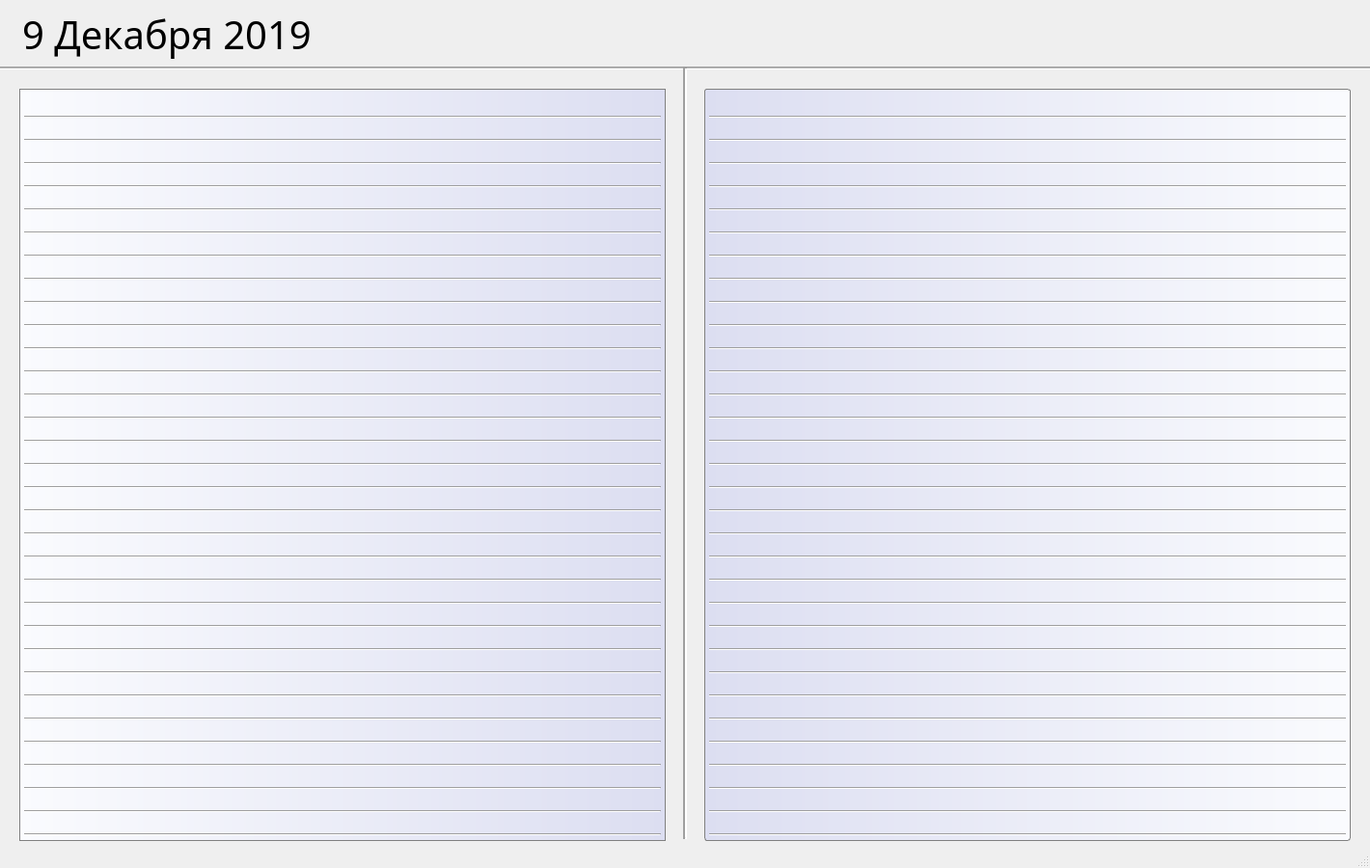
<?xml version="1.0" encoding="UTF-8"?>
<ui version="4.0">
 <class>Dairy</class>
 <widget class="QMainWindow" name="Dairy">
  <property name="geometry">
   <rect>
    <x>0</x>
    <y>0</y>
    <width>1420</width>
    <height>900</height>
   </rect>
  </property>
  <property name="windowTitle">
   <string>Дневник</string>
  </property>
  <property name="windowIcon">
   <iconset>
    <normalon>:/icons/img/icon_dairy5.png</normalon>
   </iconset>
  </property>
  <widget class="QWidget" name="centralwidget">
   <widget class="QLabel" name="label">
    <property name="geometry">
     <rect>
      <x>23</x>
      <y>5</y>
      <width>441</width>
      <height>60</height>
     </rect>
    </property>
    <property name="font">
     <font>
      <family>Monotype Corsiva</family>
      <pointsize>30</pointsize>
     </font>
    </property>
    <property name="text">
     <string>9 Декабря 2019</string>
    </property>
   </widget>
   <widget class="Line" name="line">
    <property name="geometry">
     <rect>
      <x>-10</x>
      <y>60</y>
      <width>1440</width>
      <height>20</height>
     </rect>
    </property>
    <property name="midLineWidth">
     <number>1</number>
    </property>
    <property name="orientation">
     <enum>Qt::Horizontal</enum>
    </property>
   </widget>
   <widget class="Line" name="line_2">
    <property name="geometry">
     <rect>
      <x>700</x>
      <y>69</y>
      <width>20</width>
      <height>801</height>
     </rect>
    </property>
    <property name="font">
     <font>
      <stylestrategy>PreferDefault</stylestrategy>
     </font>
    </property>
    <property name="frameShadow">
     <enum>QFrame::Sunken</enum>
    </property>
    <property name="lineWidth">
     <number>2</number>
    </property>
    <property name="midLineWidth">
     <number>0</number>
    </property>
    <property name="orientation">
     <enum>Qt::Vertical</enum>
    </property>
   </widget>
   <widget class="QTextEdit" name="textEdit">
    <property name="geometry">
     <rect>
      <x>20</x>
      <y>92</y>
      <width>670</width>
      <height>780</height>
     </rect>
    </property>
    <property name="palette">
     <palette>
      <active>
       <colorrole role="Button">
        <brush brushstyle="LinearGradientPattern">
         <gradient startx="0.000000000000000" starty="0.000000000000000" endx="1.000000000000000" endy="0.000000000000000" type="LinearGradient" spread="PadSpread" coordinatemode="ObjectBoundingMode">
          <gradientstop position="0.000000000000000">
           <color alpha="255">
            <red>250</red>
            <green>251</green>
            <blue>254</blue>
           </color>
          </gradientstop>
          <gradientstop position="1.000000000000000">
           <color alpha="255">
            <red>220</red>
            <green>222</green>
            <blue>241</blue>
           </color>
          </gradientstop>
         </gradient>
        </brush>
       </colorrole>
       <colorrole role="Base">
        <brush brushstyle="LinearGradientPattern">
         <gradient startx="0.000000000000000" starty="0.000000000000000" endx="1.000000000000000" endy="0.000000000000000" type="LinearGradient" spread="PadSpread" coordinatemode="ObjectBoundingMode">
          <gradientstop position="0.000000000000000">
           <color alpha="255">
            <red>250</red>
            <green>251</green>
            <blue>254</blue>
           </color>
          </gradientstop>
          <gradientstop position="1.000000000000000">
           <color alpha="255">
            <red>220</red>
            <green>222</green>
            <blue>241</blue>
           </color>
          </gradientstop>
         </gradient>
        </brush>
       </colorrole>
       <colorrole role="Window">
        <brush brushstyle="LinearGradientPattern">
         <gradient startx="0.000000000000000" starty="0.000000000000000" endx="1.000000000000000" endy="0.000000000000000" type="LinearGradient" spread="PadSpread" coordinatemode="ObjectBoundingMode">
          <gradientstop position="0.000000000000000">
           <color alpha="255">
            <red>250</red>
            <green>251</green>
            <blue>254</blue>
           </color>
          </gradientstop>
          <gradientstop position="1.000000000000000">
           <color alpha="255">
            <red>220</red>
            <green>222</green>
            <blue>241</blue>
           </color>
          </gradientstop>
         </gradient>
        </brush>
       </colorrole>
      </active>
      <inactive>
       <colorrole role="Button">
        <brush brushstyle="LinearGradientPattern">
         <gradient startx="0.000000000000000" starty="0.000000000000000" endx="1.000000000000000" endy="0.000000000000000" type="LinearGradient" spread="PadSpread" coordinatemode="ObjectBoundingMode">
          <gradientstop position="0.000000000000000">
           <color alpha="255">
            <red>250</red>
            <green>251</green>
            <blue>254</blue>
           </color>
          </gradientstop>
          <gradientstop position="1.000000000000000">
           <color alpha="255">
            <red>220</red>
            <green>222</green>
            <blue>241</blue>
           </color>
          </gradientstop>
         </gradient>
        </brush>
       </colorrole>
       <colorrole role="Base">
        <brush brushstyle="LinearGradientPattern">
         <gradient startx="0.000000000000000" starty="0.000000000000000" endx="1.000000000000000" endy="0.000000000000000" type="LinearGradient" spread="PadSpread" coordinatemode="ObjectBoundingMode">
          <gradientstop position="0.000000000000000">
           <color alpha="255">
            <red>250</red>
            <green>251</green>
            <blue>254</blue>
           </color>
          </gradientstop>
          <gradientstop position="1.000000000000000">
           <color alpha="255">
            <red>220</red>
            <green>222</green>
            <blue>241</blue>
           </color>
          </gradientstop>
         </gradient>
        </brush>
       </colorrole>
       <colorrole role="Window">
        <brush brushstyle="LinearGradientPattern">
         <gradient startx="0.000000000000000" starty="0.000000000000000" endx="1.000000000000000" endy="0.000000000000000" type="LinearGradient" spread="PadSpread" coordinatemode="ObjectBoundingMode">
          <gradientstop position="0.000000000000000">
           <color alpha="255">
            <red>250</red>
            <green>251</green>
            <blue>254</blue>
           </color>
          </gradientstop>
          <gradientstop position="1.000000000000000">
           <color alpha="255">
            <red>220</red>
            <green>222</green>
            <blue>241</blue>
           </color>
          </gradientstop>
         </gradient>
        </brush>
       </colorrole>
      </inactive>
      <disabled>
       <colorrole role="Button">
        <brush brushstyle="LinearGradientPattern">
         <gradient startx="0.000000000000000" starty="0.000000000000000" endx="1.000000000000000" endy="0.000000000000000" type="LinearGradient" spread="PadSpread" coordinatemode="ObjectBoundingMode">
          <gradientstop position="0.000000000000000">
           <color alpha="255">
            <red>250</red>
            <green>251</green>
            <blue>254</blue>
           </color>
          </gradientstop>
          <gradientstop position="1.000000000000000">
           <color alpha="255">
            <red>220</red>
            <green>222</green>
            <blue>241</blue>
           </color>
          </gradientstop>
         </gradient>
        </brush>
       </colorrole>
       <colorrole role="Base">
        <brush brushstyle="LinearGradientPattern">
         <gradient startx="0.000000000000000" starty="0.000000000000000" endx="1.000000000000000" endy="0.000000000000000" type="LinearGradient" spread="PadSpread" coordinatemode="ObjectBoundingMode">
          <gradientstop position="0.000000000000000">
           <color alpha="255">
            <red>250</red>
            <green>251</green>
            <blue>254</blue>
           </color>
          </gradientstop>
          <gradientstop position="1.000000000000000">
           <color alpha="255">
            <red>220</red>
            <green>222</green>
            <blue>241</blue>
           </color>
          </gradientstop>
         </gradient>
        </brush>
       </colorrole>
       <colorrole role="Window">
        <brush brushstyle="LinearGradientPattern">
         <gradient startx="0.000000000000000" starty="0.000000000000000" endx="1.000000000000000" endy="0.000000000000000" type="LinearGradient" spread="PadSpread" coordinatemode="ObjectBoundingMode">
          <gradientstop position="0.000000000000000">
           <color alpha="255">
            <red>250</red>
            <green>251</green>
            <blue>254</blue>
           </color>
          </gradientstop>
          <gradientstop position="1.000000000000000">
           <color alpha="255">
            <red>220</red>
            <green>222</green>
            <blue>241</blue>
           </color>
          </gradientstop>
         </gradient>
        </brush>
       </colorrole>
      </disabled>
     </palette>
    </property>
    <property name="font">
     <font>
      <family>Gabriola</family>
      <pointsize>16</pointsize>
      <italic>false</italic>
      <kerning>true</kerning>
     </font>
    </property>
    <property name="styleSheet">
     <string notr="true">QTextEdit{
	background: qlineargradient(x1: 0, y1: 0, x2: 1, y2: 0,
                                stop: 0 #FAFBFE, stop: 1 #DCDEF1);
	border: 1px solid gray;
}</string>
    </property>
    <property name="placeholderText">
     <string/>
    </property>
   </widget>
   <widget class="QTextEdit" name="textEdit_2">
    <property name="enabled">
     <bool>true</bool>
    </property>
    <property name="geometry">
     <rect>
      <x>730</x>
      <y>92</y>
      <width>670</width>
      <height>780</height>
     </rect>
    </property>
    <property name="sizePolicy">
     <sizepolicy hsizetype="Expanding" vsizetype="Expanding">
      <horstretch>0</horstretch>
      <verstretch>0</verstretch>
     </sizepolicy>
    </property>
    <property name="palette">
     <palette>
      <active>
       <colorrole role="Button">
        <brush brushstyle="LinearGradientPattern">
         <gradient startx="1.000000000000000" starty="0.000000000000000" endx="0.000000000000000" endy="0.000000000000000" type="LinearGradient" spread="PadSpread" coordinatemode="ObjectBoundingMode">
          <gradientstop position="0.000000000000000">
           <color alpha="255">
            <red>250</red>
            <green>251</green>
            <blue>254</blue>
           </color>
          </gradientstop>
          <gradientstop position="1.000000000000000">
           <color alpha="255">
            <red>220</red>
            <green>222</green>
            <blue>241</blue>
           </color>
          </gradientstop>
         </gradient>
        </brush>
       </colorrole>
       <colorrole role="Base">
        <brush brushstyle="LinearGradientPattern">
         <gradient startx="1.000000000000000" starty="0.000000000000000" endx="0.000000000000000" endy="0.000000000000000" type="LinearGradient" spread="PadSpread" coordinatemode="ObjectBoundingMode">
          <gradientstop position="0.000000000000000">
           <color alpha="255">
            <red>250</red>
            <green>251</green>
            <blue>254</blue>
           </color>
          </gradientstop>
          <gradientstop position="1.000000000000000">
           <color alpha="255">
            <red>220</red>
            <green>222</green>
            <blue>241</blue>
           </color>
          </gradientstop>
         </gradient>
        </brush>
       </colorrole>
       <colorrole role="Window">
        <brush brushstyle="LinearGradientPattern">
         <gradient startx="1.000000000000000" starty="0.000000000000000" endx="0.000000000000000" endy="0.000000000000000" type="LinearGradient" spread="PadSpread" coordinatemode="ObjectBoundingMode">
          <gradientstop position="0.000000000000000">
           <color alpha="255">
            <red>250</red>
            <green>251</green>
            <blue>254</blue>
           </color>
          </gradientstop>
          <gradientstop position="1.000000000000000">
           <color alpha="255">
            <red>220</red>
            <green>222</green>
            <blue>241</blue>
           </color>
          </gradientstop>
         </gradient>
        </brush>
       </colorrole>
      </active>
      <inactive>
       <colorrole role="Button">
        <brush brushstyle="LinearGradientPattern">
         <gradient startx="1.000000000000000" starty="0.000000000000000" endx="0.000000000000000" endy="0.000000000000000" type="LinearGradient" spread="PadSpread" coordinatemode="ObjectBoundingMode">
          <gradientstop position="0.000000000000000">
           <color alpha="255">
            <red>250</red>
            <green>251</green>
            <blue>254</blue>
           </color>
          </gradientstop>
          <gradientstop position="1.000000000000000">
           <color alpha="255">
            <red>220</red>
            <green>222</green>
            <blue>241</blue>
           </color>
          </gradientstop>
         </gradient>
        </brush>
       </colorrole>
       <colorrole role="Base">
        <brush brushstyle="LinearGradientPattern">
         <gradient startx="1.000000000000000" starty="0.000000000000000" endx="0.000000000000000" endy="0.000000000000000" type="LinearGradient" spread="PadSpread" coordinatemode="ObjectBoundingMode">
          <gradientstop position="0.000000000000000">
           <color alpha="255">
            <red>250</red>
            <green>251</green>
            <blue>254</blue>
           </color>
          </gradientstop>
          <gradientstop position="1.000000000000000">
           <color alpha="255">
            <red>220</red>
            <green>222</green>
            <blue>241</blue>
           </color>
          </gradientstop>
         </gradient>
        </brush>
       </colorrole>
       <colorrole role="Window">
        <brush brushstyle="LinearGradientPattern">
         <gradient startx="1.000000000000000" starty="0.000000000000000" endx="0.000000000000000" endy="0.000000000000000" type="LinearGradient" spread="PadSpread" coordinatemode="ObjectBoundingMode">
          <gradientstop position="0.000000000000000">
           <color alpha="255">
            <red>250</red>
            <green>251</green>
            <blue>254</blue>
           </color>
          </gradientstop>
          <gradientstop position="1.000000000000000">
           <color alpha="255">
            <red>220</red>
            <green>222</green>
            <blue>241</blue>
           </color>
          </gradientstop>
         </gradient>
        </brush>
       </colorrole>
      </inactive>
      <disabled>
       <colorrole role="Button">
        <brush brushstyle="LinearGradientPattern">
         <gradient startx="1.000000000000000" starty="0.000000000000000" endx="0.000000000000000" endy="0.000000000000000" type="LinearGradient" spread="PadSpread" coordinatemode="ObjectBoundingMode">
          <gradientstop position="0.000000000000000">
           <color alpha="255">
            <red>250</red>
            <green>251</green>
            <blue>254</blue>
           </color>
          </gradientstop>
          <gradientstop position="1.000000000000000">
           <color alpha="255">
            <red>220</red>
            <green>222</green>
            <blue>241</blue>
           </color>
          </gradientstop>
         </gradient>
        </brush>
       </colorrole>
       <colorrole role="Base">
        <brush brushstyle="LinearGradientPattern">
         <gradient startx="1.000000000000000" starty="0.000000000000000" endx="0.000000000000000" endy="0.000000000000000" type="LinearGradient" spread="PadSpread" coordinatemode="ObjectBoundingMode">
          <gradientstop position="0.000000000000000">
           <color alpha="255">
            <red>250</red>
            <green>251</green>
            <blue>254</blue>
           </color>
          </gradientstop>
          <gradientstop position="1.000000000000000">
           <color alpha="255">
            <red>220</red>
            <green>222</green>
            <blue>241</blue>
           </color>
          </gradientstop>
         </gradient>
        </brush>
       </colorrole>
       <colorrole role="Window">
        <brush brushstyle="LinearGradientPattern">
         <gradient startx="1.000000000000000" starty="0.000000000000000" endx="0.000000000000000" endy="0.000000000000000" type="LinearGradient" spread="PadSpread" coordinatemode="ObjectBoundingMode">
          <gradientstop position="0.000000000000000">
           <color alpha="255">
            <red>250</red>
            <green>251</green>
            <blue>254</blue>
           </color>
          </gradientstop>
          <gradientstop position="1.000000000000000">
           <color alpha="255">
            <red>220</red>
            <green>222</green>
            <blue>241</blue>
           </color>
          </gradientstop>
         </gradient>
        </brush>
       </colorrole>
      </disabled>
     </palette>
    </property>
    <property name="font">
     <font>
      <family>Georgia</family>
      <pointsize>12</pointsize>
     </font>
    </property>
    <property name="contextMenuPolicy">
     <enum>Qt::DefaultContextMenu</enum>
    </property>
    <property name="acceptDrops">
     <bool>true</bool>
    </property>
    <property name="toolTip">
     <string/>
    </property>
    <property name="layoutDirection">
     <enum>Qt::LeftToRight</enum>
    </property>
    <property name="autoFillBackground">
     <bool>false</bool>
    </property>
    <property name="styleSheet">
     <string notr="true">QTextEdit{
	background: qlineargradient(x1: 1, y1: 0, x2: 0, y2: 0, stop: 0 #FAFBFE, stop: 1 #DCDEF1);
	border: 1px solid gray;
	border-radius: 3px;
}</string>
    </property>
    <property name="frameShape">
     <enum>QFrame::NoFrame</enum>
    </property>
    <property name="verticalScrollBarPolicy">
     <enum>Qt::ScrollBarAlwaysOff</enum>
    </property>
    <property name="horizontalScrollBarPolicy">
     <enum>Qt::ScrollBarAlwaysOff</enum>
    </property>
    <property name="undoRedoEnabled">
     <bool>true</bool>
    </property>
    <property name="readOnly">
     <bool>false</bool>
    </property>
   </widget>
   <widget class="Line" name="line_3">
    <property name="geometry">
     <rect>
      <x>25</x>
      <y>120</y>
      <width>660</width>
      <height>3</height>
     </rect>
    </property>
    <property name="orientation">
     <enum>Qt::Horizontal</enum>
    </property>
   </widget>
   <widget class="Line" name="line_4">
    <property name="geometry">
     <rect>
      <x>25</x>
      <y>216</y>
      <width>660</width>
      <height>3</height>
     </rect>
    </property>
    <property name="orientation">
     <enum>Qt::Horizontal</enum>
    </property>
   </widget>
   <widget class="Line" name="line_5">
    <property name="geometry">
     <rect>
      <x>25</x>
      <y>192</y>
      <width>660</width>
      <height>3</height>
     </rect>
    </property>
    <property name="orientation">
     <enum>Qt::Horizontal</enum>
    </property>
   </widget>
   <widget class="Line" name="line_6">
    <property name="geometry">
     <rect>
      <x>25</x>
      <y>144</y>
      <width>660</width>
      <height>3</height>
     </rect>
    </property>
    <property name="orientation">
     <enum>Qt::Horizontal</enum>
    </property>
   </widget>
   <widget class="Line" name="line_7">
    <property name="geometry">
     <rect>
      <x>25</x>
      <y>168</y>
      <width>660</width>
      <height>3</height>
     </rect>
    </property>
    <property name="orientation">
     <enum>Qt::Horizontal</enum>
    </property>
   </widget>
   <widget class="Line" name="line_8">
    <property name="geometry">
     <rect>
      <x>25</x>
      <y>240</y>
      <width>660</width>
      <height>3</height>
     </rect>
    </property>
    <property name="orientation">
     <enum>Qt::Horizontal</enum>
    </property>
   </widget>
   <widget class="Line" name="line_9">
    <property name="geometry">
     <rect>
      <x>25</x>
      <y>264</y>
      <width>660</width>
      <height>3</height>
     </rect>
    </property>
    <property name="orientation">
     <enum>Qt::Horizontal</enum>
    </property>
   </widget>
   <widget class="Line" name="line_10">
    <property name="geometry">
     <rect>
      <x>25</x>
      <y>288</y>
      <width>660</width>
      <height>3</height>
     </rect>
    </property>
    <property name="orientation">
     <enum>Qt::Horizontal</enum>
    </property>
   </widget>
   <widget class="Line" name="line_11">
    <property name="geometry">
     <rect>
      <x>25</x>
      <y>312</y>
      <width>660</width>
      <height>3</height>
     </rect>
    </property>
    <property name="orientation">
     <enum>Qt::Horizontal</enum>
    </property>
   </widget>
   <widget class="Line" name="line_12">
    <property name="geometry">
     <rect>
      <x>25</x>
      <y>336</y>
      <width>660</width>
      <height>3</height>
     </rect>
    </property>
    <property name="orientation">
     <enum>Qt::Horizontal</enum>
    </property>
   </widget>
   <widget class="Line" name="line_13">
    <property name="geometry">
     <rect>
      <x>25</x>
      <y>360</y>
      <width>660</width>
      <height>3</height>
     </rect>
    </property>
    <property name="orientation">
     <enum>Qt::Horizontal</enum>
    </property>
   </widget>
   <widget class="Line" name="line_14">
    <property name="geometry">
     <rect>
      <x>25</x>
      <y>384</y>
      <width>660</width>
      <height>3</height>
     </rect>
    </property>
    <property name="orientation">
     <enum>Qt::Horizontal</enum>
    </property>
   </widget>
   <widget class="Line" name="line_15">
    <property name="geometry">
     <rect>
      <x>25</x>
      <y>408</y>
      <width>660</width>
      <height>3</height>
     </rect>
    </property>
    <property name="orientation">
     <enum>Qt::Horizontal</enum>
    </property>
   </widget>
   <widget class="Line" name="line_16">
    <property name="geometry">
     <rect>
      <x>25</x>
      <y>432</y>
      <width>660</width>
      <height>3</height>
     </rect>
    </property>
    <property name="orientation">
     <enum>Qt::Horizontal</enum>
    </property>
   </widget>
   <widget class="Line" name="line_17">
    <property name="geometry">
     <rect>
      <x>25</x>
      <y>456</y>
      <width>660</width>
      <height>3</height>
     </rect>
    </property>
    <property name="orientation">
     <enum>Qt::Horizontal</enum>
    </property>
   </widget>
   <widget class="Line" name="line_18">
    <property name="geometry">
     <rect>
      <x>25</x>
      <y>480</y>
      <width>660</width>
      <height>3</height>
     </rect>
    </property>
    <property name="orientation">
     <enum>Qt::Horizontal</enum>
    </property>
   </widget>
   <widget class="Line" name="line_19">
    <property name="geometry">
     <rect>
      <x>25</x>
      <y>504</y>
      <width>660</width>
      <height>3</height>
     </rect>
    </property>
    <property name="orientation">
     <enum>Qt::Horizontal</enum>
    </property>
   </widget>
   <widget class="Line" name="line_20">
    <property name="geometry">
     <rect>
      <x>25</x>
      <y>528</y>
      <width>660</width>
      <height>3</height>
     </rect>
    </property>
    <property name="orientation">
     <enum>Qt::Horizontal</enum>
    </property>
   </widget>
   <widget class="Line" name="line_21">
    <property name="geometry">
     <rect>
      <x>25</x>
      <y>552</y>
      <width>660</width>
      <height>3</height>
     </rect>
    </property>
    <property name="orientation">
     <enum>Qt::Horizontal</enum>
    </property>
   </widget>
   <widget class="Line" name="line_22">
    <property name="geometry">
     <rect>
      <x>25</x>
      <y>576</y>
      <width>660</width>
      <height>3</height>
     </rect>
    </property>
    <property name="orientation">
     <enum>Qt::Horizontal</enum>
    </property>
   </widget>
   <widget class="Line" name="line_23">
    <property name="geometry">
     <rect>
      <x>25</x>
      <y>600</y>
      <width>660</width>
      <height>3</height>
     </rect>
    </property>
    <property name="orientation">
     <enum>Qt::Horizontal</enum>
    </property>
   </widget>
   <widget class="Line" name="line_24">
    <property name="geometry">
     <rect>
      <x>25</x>
      <y>624</y>
      <width>660</width>
      <height>3</height>
     </rect>
    </property>
    <property name="orientation">
     <enum>Qt::Horizontal</enum>
    </property>
   </widget>
   <widget class="Line" name="line_25">
    <property name="geometry">
     <rect>
      <x>25</x>
      <y>648</y>
      <width>660</width>
      <height>3</height>
     </rect>
    </property>
    <property name="orientation">
     <enum>Qt::Horizontal</enum>
    </property>
   </widget>
   <widget class="Line" name="line_26">
    <property name="geometry">
     <rect>
      <x>25</x>
      <y>672</y>
      <width>660</width>
      <height>3</height>
     </rect>
    </property>
    <property name="orientation">
     <enum>Qt::Horizontal</enum>
    </property>
   </widget>
   <widget class="Line" name="line_27">
    <property name="geometry">
     <rect>
      <x>25</x>
      <y>696</y>
      <width>660</width>
      <height>3</height>
     </rect>
    </property>
    <property name="orientation">
     <enum>Qt::Horizontal</enum>
    </property>
   </widget>
   <widget class="Line" name="line_28">
    <property name="geometry">
     <rect>
      <x>25</x>
      <y>720</y>
      <width>660</width>
      <height>3</height>
     </rect>
    </property>
    <property name="orientation">
     <enum>Qt::Horizontal</enum>
    </property>
   </widget>
   <widget class="Line" name="line_29">
    <property name="geometry">
     <rect>
      <x>25</x>
      <y>744</y>
      <width>660</width>
      <height>3</height>
     </rect>
    </property>
    <property name="orientation">
     <enum>Qt::Horizontal</enum>
    </property>
   </widget>
   <widget class="Line" name="line_30">
    <property name="geometry">
     <rect>
      <x>25</x>
      <y>768</y>
      <width>660</width>
      <height>3</height>
     </rect>
    </property>
    <property name="orientation">
     <enum>Qt::Horizontal</enum>
    </property>
   </widget>
   <widget class="Line" name="line_31">
    <property name="geometry">
     <rect>
      <x>25</x>
      <y>792</y>
      <width>660</width>
      <height>3</height>
     </rect>
    </property>
    <property name="orientation">
     <enum>Qt::Horizontal</enum>
    </property>
   </widget>
   <widget class="Line" name="line_32">
    <property name="geometry">
     <rect>
      <x>25</x>
      <y>816</y>
      <width>660</width>
      <height>3</height>
     </rect>
    </property>
    <property name="orientation">
     <enum>Qt::Horizontal</enum>
    </property>
   </widget>
   <widget class="Line" name="line_33">
    <property name="geometry">
     <rect>
      <x>25</x>
      <y>840</y>
      <width>660</width>
      <height>3</height>
     </rect>
    </property>
    <property name="orientation">
     <enum>Qt::Horizontal</enum>
    </property>
   </widget>
   <widget class="Line" name="line_34">
    <property name="geometry">
     <rect>
      <x>25</x>
      <y>864</y>
      <width>660</width>
      <height>3</height>
     </rect>
    </property>
    <property name="orientation">
     <enum>Qt::Horizontal</enum>
    </property>
   </widget>
   <widget class="Line" name="line_41">
    <property name="geometry">
     <rect>
      <x>735</x>
      <y>576</y>
      <width>660</width>
      <height>3</height>
     </rect>
    </property>
    <property name="sizePolicy">
     <sizepolicy hsizetype="Minimum" vsizetype="Fixed">
      <horstretch>0</horstretch>
      <verstretch>0</verstretch>
     </sizepolicy>
    </property>
    <property name="orientation">
     <enum>Qt::Horizontal</enum>
    </property>
   </widget>
   <widget class="Line" name="line_45">
    <property name="geometry">
     <rect>
      <x>735</x>
      <y>840</y>
      <width>660</width>
      <height>3</height>
     </rect>
    </property>
    <property name="sizePolicy">
     <sizepolicy hsizetype="Minimum" vsizetype="Fixed">
      <horstretch>0</horstretch>
      <verstretch>0</verstretch>
     </sizepolicy>
    </property>
    <property name="orientation">
     <enum>Qt::Horizontal</enum>
    </property>
   </widget>
   <widget class="Line" name="line_66">
    <property name="geometry">
     <rect>
      <x>735</x>
      <y>864</y>
      <width>660</width>
      <height>3</height>
     </rect>
    </property>
    <property name="sizePolicy">
     <sizepolicy hsizetype="Minimum" vsizetype="Fixed">
      <horstretch>0</horstretch>
      <verstretch>0</verstretch>
     </sizepolicy>
    </property>
    <property name="orientation">
     <enum>Qt::Horizontal</enum>
    </property>
   </widget>
   <widget class="Line" name="line_39">
    <property name="geometry">
     <rect>
      <x>735</x>
      <y>552</y>
      <width>660</width>
      <height>3</height>
     </rect>
    </property>
    <property name="sizePolicy">
     <sizepolicy hsizetype="Minimum" vsizetype="Fixed">
      <horstretch>0</horstretch>
      <verstretch>0</verstretch>
     </sizepolicy>
    </property>
    <property name="orientation">
     <enum>Qt::Horizontal</enum>
    </property>
   </widget>
   <widget class="Line" name="line_59">
    <property name="geometry">
     <rect>
      <x>735</x>
      <y>312</y>
      <width>660</width>
      <height>3</height>
     </rect>
    </property>
    <property name="sizePolicy">
     <sizepolicy hsizetype="Minimum" vsizetype="Fixed">
      <horstretch>0</horstretch>
      <verstretch>0</verstretch>
     </sizepolicy>
    </property>
    <property name="orientation">
     <enum>Qt::Horizontal</enum>
    </property>
   </widget>
   <widget class="Line" name="line_38">
    <property name="geometry">
     <rect>
      <x>735</x>
      <y>672</y>
      <width>660</width>
      <height>3</height>
     </rect>
    </property>
    <property name="sizePolicy">
     <sizepolicy hsizetype="Minimum" vsizetype="Fixed">
      <horstretch>0</horstretch>
      <verstretch>0</verstretch>
     </sizepolicy>
    </property>
    <property name="orientation">
     <enum>Qt::Horizontal</enum>
    </property>
   </widget>
   <widget class="Line" name="line_49">
    <property name="geometry">
     <rect>
      <x>735</x>
      <y>792</y>
      <width>660</width>
      <height>3</height>
     </rect>
    </property>
    <property name="sizePolicy">
     <sizepolicy hsizetype="Minimum" vsizetype="Fixed">
      <horstretch>0</horstretch>
      <verstretch>0</verstretch>
     </sizepolicy>
    </property>
    <property name="orientation">
     <enum>Qt::Horizontal</enum>
    </property>
   </widget>
   <widget class="Line" name="line_35">
    <property name="geometry">
     <rect>
      <x>735</x>
      <y>288</y>
      <width>660</width>
      <height>3</height>
     </rect>
    </property>
    <property name="sizePolicy">
     <sizepolicy hsizetype="Minimum" vsizetype="Fixed">
      <horstretch>0</horstretch>
      <verstretch>0</verstretch>
     </sizepolicy>
    </property>
    <property name="orientation">
     <enum>Qt::Horizontal</enum>
    </property>
   </widget>
   <widget class="Line" name="line_44">
    <property name="geometry">
     <rect>
      <x>735</x>
      <y>264</y>
      <width>660</width>
      <height>3</height>
     </rect>
    </property>
    <property name="sizePolicy">
     <sizepolicy hsizetype="Minimum" vsizetype="Fixed">
      <horstretch>0</horstretch>
      <verstretch>0</verstretch>
     </sizepolicy>
    </property>
    <property name="orientation">
     <enum>Qt::Horizontal</enum>
    </property>
   </widget>
   <widget class="Line" name="line_55">
    <property name="geometry">
     <rect>
      <x>735</x>
      <y>600</y>
      <width>660</width>
      <height>3</height>
     </rect>
    </property>
    <property name="sizePolicy">
     <sizepolicy hsizetype="Minimum" vsizetype="Fixed">
      <horstretch>0</horstretch>
      <verstretch>0</verstretch>
     </sizepolicy>
    </property>
    <property name="orientation">
     <enum>Qt::Horizontal</enum>
    </property>
   </widget>
   <widget class="Line" name="line_40">
    <property name="geometry">
     <rect>
      <x>735</x>
      <y>240</y>
      <width>660</width>
      <height>3</height>
     </rect>
    </property>
    <property name="sizePolicy">
     <sizepolicy hsizetype="Minimum" vsizetype="Fixed">
      <horstretch>0</horstretch>
      <verstretch>0</verstretch>
     </sizepolicy>
    </property>
    <property name="orientation">
     <enum>Qt::Horizontal</enum>
    </property>
   </widget>
   <widget class="Line" name="line_48">
    <property name="geometry">
     <rect>
      <x>735</x>
      <y>360</y>
      <width>660</width>
      <height>3</height>
     </rect>
    </property>
    <property name="sizePolicy">
     <sizepolicy hsizetype="Minimum" vsizetype="Fixed">
      <horstretch>0</horstretch>
      <verstretch>0</verstretch>
     </sizepolicy>
    </property>
    <property name="orientation">
     <enum>Qt::Horizontal</enum>
    </property>
   </widget>
   <widget class="Line" name="line_64">
    <property name="geometry">
     <rect>
      <x>735</x>
      <y>696</y>
      <width>660</width>
      <height>3</height>
     </rect>
    </property>
    <property name="sizePolicy">
     <sizepolicy hsizetype="Minimum" vsizetype="Fixed">
      <horstretch>0</horstretch>
      <verstretch>0</verstretch>
     </sizepolicy>
    </property>
    <property name="orientation">
     <enum>Qt::Horizontal</enum>
    </property>
   </widget>
   <widget class="Line" name="line_61">
    <property name="geometry">
     <rect>
      <x>735</x>
      <y>816</y>
      <width>660</width>
      <height>3</height>
     </rect>
    </property>
    <property name="sizePolicy">
     <sizepolicy hsizetype="Minimum" vsizetype="Fixed">
      <horstretch>0</horstretch>
      <verstretch>0</verstretch>
     </sizepolicy>
    </property>
    <property name="orientation">
     <enum>Qt::Horizontal</enum>
    </property>
   </widget>
   <widget class="Line" name="line_56">
    <property name="geometry">
     <rect>
      <x>735</x>
      <y>648</y>
      <width>660</width>
      <height>3</height>
     </rect>
    </property>
    <property name="sizePolicy">
     <sizepolicy hsizetype="Minimum" vsizetype="Fixed">
      <horstretch>0</horstretch>
      <verstretch>0</verstretch>
     </sizepolicy>
    </property>
    <property name="orientation">
     <enum>Qt::Horizontal</enum>
    </property>
   </widget>
   <widget class="Line" name="line_57">
    <property name="geometry">
     <rect>
      <x>735</x>
      <y>456</y>
      <width>660</width>
      <height>3</height>
     </rect>
    </property>
    <property name="sizePolicy">
     <sizepolicy hsizetype="Minimum" vsizetype="Fixed">
      <horstretch>0</horstretch>
      <verstretch>0</verstretch>
     </sizepolicy>
    </property>
    <property name="orientation">
     <enum>Qt::Horizontal</enum>
    </property>
   </widget>
   <widget class="Line" name="line_43">
    <property name="geometry">
     <rect>
      <x>735</x>
      <y>216</y>
      <width>660</width>
      <height>3</height>
     </rect>
    </property>
    <property name="sizePolicy">
     <sizepolicy hsizetype="Minimum" vsizetype="Fixed">
      <horstretch>0</horstretch>
      <verstretch>0</verstretch>
     </sizepolicy>
    </property>
    <property name="orientation">
     <enum>Qt::Horizontal</enum>
    </property>
   </widget>
   <widget class="Line" name="line_65">
    <property name="geometry">
     <rect>
      <x>735</x>
      <y>528</y>
      <width>660</width>
      <height>3</height>
     </rect>
    </property>
    <property name="sizePolicy">
     <sizepolicy hsizetype="Minimum" vsizetype="Fixed">
      <horstretch>0</horstretch>
      <verstretch>0</verstretch>
     </sizepolicy>
    </property>
    <property name="orientation">
     <enum>Qt::Horizontal</enum>
    </property>
   </widget>
   <widget class="Line" name="line_37">
    <property name="geometry">
     <rect>
      <x>735</x>
      <y>504</y>
      <width>660</width>
      <height>3</height>
     </rect>
    </property>
    <property name="sizePolicy">
     <sizepolicy hsizetype="Minimum" vsizetype="Fixed">
      <horstretch>0</horstretch>
      <verstretch>0</verstretch>
     </sizepolicy>
    </property>
    <property name="orientation">
     <enum>Qt::Horizontal</enum>
    </property>
   </widget>
   <widget class="Line" name="line_50">
    <property name="geometry">
     <rect>
      <x>735</x>
      <y>768</y>
      <width>660</width>
      <height>3</height>
     </rect>
    </property>
    <property name="sizePolicy">
     <sizepolicy hsizetype="Minimum" vsizetype="Fixed">
      <horstretch>0</horstretch>
      <verstretch>0</verstretch>
     </sizepolicy>
    </property>
    <property name="orientation">
     <enum>Qt::Horizontal</enum>
    </property>
   </widget>
   <widget class="Line" name="line_46">
    <property name="geometry">
     <rect>
      <x>735</x>
      <y>192</y>
      <width>660</width>
      <height>3</height>
     </rect>
    </property>
    <property name="sizePolicy">
     <sizepolicy hsizetype="Minimum" vsizetype="Fixed">
      <horstretch>0</horstretch>
      <verstretch>0</verstretch>
     </sizepolicy>
    </property>
    <property name="orientation">
     <enum>Qt::Horizontal</enum>
    </property>
   </widget>
   <widget class="Line" name="line_53">
    <property name="geometry">
     <rect>
      <x>735</x>
      <y>336</y>
      <width>660</width>
      <height>3</height>
     </rect>
    </property>
    <property name="sizePolicy">
     <sizepolicy hsizetype="Minimum" vsizetype="Fixed">
      <horstretch>0</horstretch>
      <verstretch>0</verstretch>
     </sizepolicy>
    </property>
    <property name="orientation">
     <enum>Qt::Horizontal</enum>
    </property>
   </widget>
   <widget class="Line" name="line_63">
    <property name="geometry">
     <rect>
      <x>735</x>
      <y>432</y>
      <width>660</width>
      <height>3</height>
     </rect>
    </property>
    <property name="sizePolicy">
     <sizepolicy hsizetype="Minimum" vsizetype="Fixed">
      <horstretch>0</horstretch>
      <verstretch>0</verstretch>
     </sizepolicy>
    </property>
    <property name="orientation">
     <enum>Qt::Horizontal</enum>
    </property>
   </widget>
   <widget class="Line" name="line_51">
    <property name="geometry">
     <rect>
      <x>735</x>
      <y>144</y>
      <width>660</width>
      <height>3</height>
     </rect>
    </property>
    <property name="sizePolicy">
     <sizepolicy hsizetype="Minimum" vsizetype="Fixed">
      <horstretch>0</horstretch>
      <verstretch>0</verstretch>
     </sizepolicy>
    </property>
    <property name="orientation">
     <enum>Qt::Horizontal</enum>
    </property>
   </widget>
   <widget class="Line" name="line_60">
    <property name="geometry">
     <rect>
      <x>735</x>
      <y>720</y>
      <width>660</width>
      <height>3</height>
     </rect>
    </property>
    <property name="sizePolicy">
     <sizepolicy hsizetype="Minimum" vsizetype="Fixed">
      <horstretch>0</horstretch>
      <verstretch>0</verstretch>
     </sizepolicy>
    </property>
    <property name="orientation">
     <enum>Qt::Horizontal</enum>
    </property>
   </widget>
   <widget class="Line" name="line_54">
    <property name="geometry">
     <rect>
      <x>735</x>
      <y>744</y>
      <width>660</width>
      <height>3</height>
     </rect>
    </property>
    <property name="sizePolicy">
     <sizepolicy hsizetype="Minimum" vsizetype="Fixed">
      <horstretch>0</horstretch>
      <verstretch>0</verstretch>
     </sizepolicy>
    </property>
    <property name="orientation">
     <enum>Qt::Horizontal</enum>
    </property>
   </widget>
   <widget class="Line" name="line_42">
    <property name="geometry">
     <rect>
      <x>735</x>
      <y>624</y>
      <width>660</width>
      <height>3</height>
     </rect>
    </property>
    <property name="sizePolicy">
     <sizepolicy hsizetype="Minimum" vsizetype="Fixed">
      <horstretch>0</horstretch>
      <verstretch>0</verstretch>
     </sizepolicy>
    </property>
    <property name="orientation">
     <enum>Qt::Horizontal</enum>
    </property>
   </widget>
   <widget class="Line" name="line_36">
    <property name="geometry">
     <rect>
      <x>735</x>
      <y>168</y>
      <width>660</width>
      <height>3</height>
     </rect>
    </property>
    <property name="sizePolicy">
     <sizepolicy hsizetype="Minimum" vsizetype="Fixed">
      <horstretch>0</horstretch>
      <verstretch>0</verstretch>
     </sizepolicy>
    </property>
    <property name="orientation">
     <enum>Qt::Horizontal</enum>
    </property>
   </widget>
   <widget class="Line" name="line_58">
    <property name="geometry">
     <rect>
      <x>735</x>
      <y>384</y>
      <width>660</width>
      <height>3</height>
     </rect>
    </property>
    <property name="sizePolicy">
     <sizepolicy hsizetype="Minimum" vsizetype="Fixed">
      <horstretch>0</horstretch>
      <verstretch>0</verstretch>
     </sizepolicy>
    </property>
    <property name="orientation">
     <enum>Qt::Horizontal</enum>
    </property>
   </widget>
   <widget class="Line" name="line_47">
    <property name="geometry">
     <rect>
      <x>735</x>
      <y>408</y>
      <width>660</width>
      <height>3</height>
     </rect>
    </property>
    <property name="sizePolicy">
     <sizepolicy hsizetype="Minimum" vsizetype="Fixed">
      <horstretch>0</horstretch>
      <verstretch>0</verstretch>
     </sizepolicy>
    </property>
    <property name="orientation">
     <enum>Qt::Horizontal</enum>
    </property>
   </widget>
   <widget class="Line" name="line_52">
    <property name="geometry">
     <rect>
      <x>735</x>
      <y>480</y>
      <width>660</width>
      <height>3</height>
     </rect>
    </property>
    <property name="sizePolicy">
     <sizepolicy hsizetype="Minimum" vsizetype="Fixed">
      <horstretch>0</horstretch>
      <verstretch>0</verstretch>
     </sizepolicy>
    </property>
    <property name="orientation">
     <enum>Qt::Horizontal</enum>
    </property>
   </widget>
   <widget class="Line" name="line_62">
    <property name="geometry">
     <rect>
      <x>735</x>
      <y>120</y>
      <width>660</width>
      <height>3</height>
     </rect>
    </property>
    <property name="sizePolicy">
     <sizepolicy hsizetype="Minimum" vsizetype="Fixed">
      <horstretch>0</horstretch>
      <verstretch>0</verstretch>
     </sizepolicy>
    </property>
    <property name="orientation">
     <enum>Qt::Horizontal</enum>
    </property>
   </widget>
  </widget>
  <widget class="QMenuBar" name="menubar">
   <property name="geometry">
    <rect>
     <x>0</x>
     <y>0</y>
     <width>1420</width>
     <height>26</height>
    </rect>
   </property>
  </widget>
  <widget class="QStatusBar" name="statusbar"/>
 </widget>
 <resources/>
 <connections/>
</ui>
